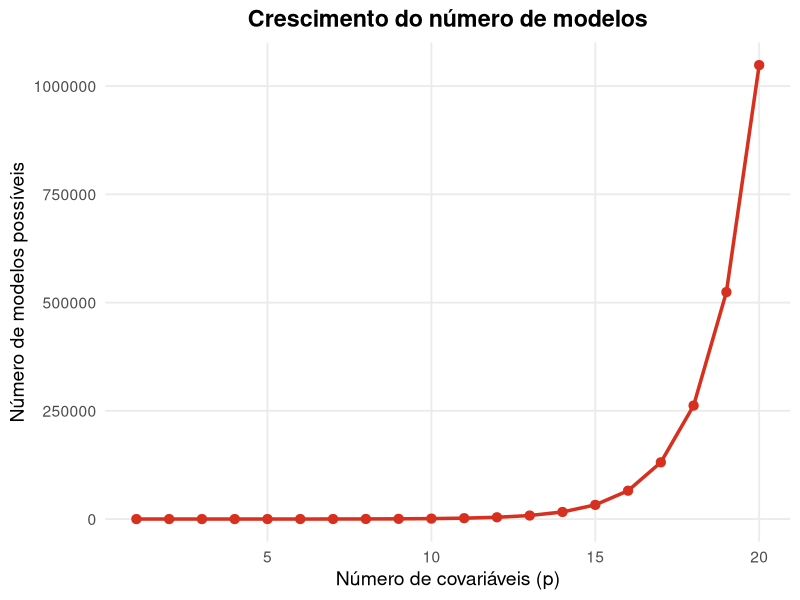
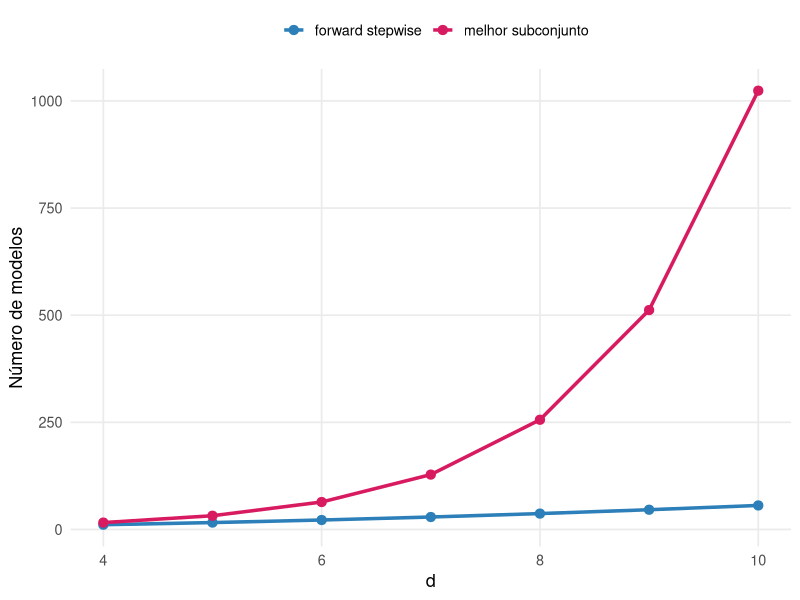
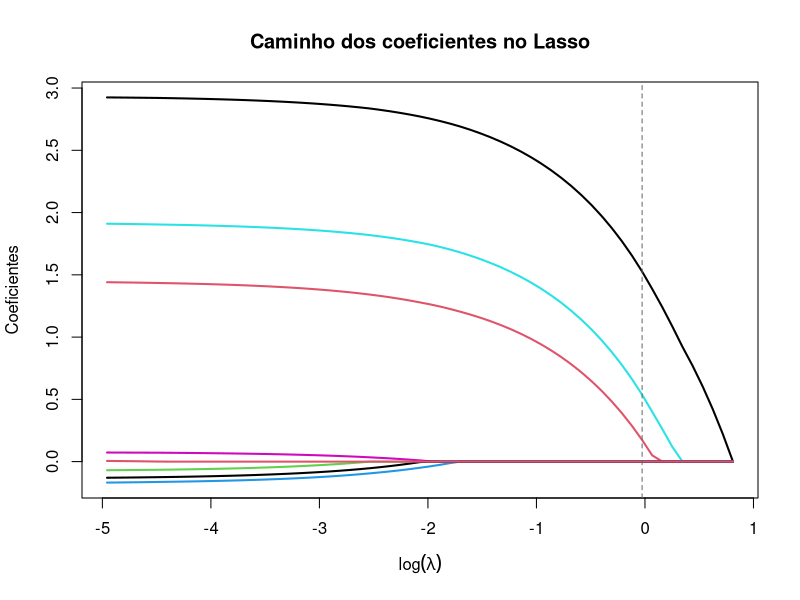

These charts were generated, in order, by the following R code:
## ---- chunk 1
#| echo: false
#| fig-width: 7
#| fig-height: 4
#| fig-align: center

library(ggplot2)

p <- 1:20
modelos <- 2^p

df <- data.frame(p, modelos)

ggplot(df, aes(p, modelos)) +
  geom_line(color = "#D7301F", linewidth = 1.2) +
  geom_point(color = "#D7301F", size = 2.8) +
  theme_minimal(base_size = 14) +
  labs(
    title = "Crescimento do número de modelos",
    x = "Número de covariáveis (p)",
    y = "Número de modelos possíveis"
  ) +
  theme(
    plot.title = element_text(hjust = 0.5, face = "bold"),
    panel.grid.minor = element_blank()
  )
## ---- chunk 2
#| echo: false
#| fig-width: 7
#| fig-height: 4
#| fig-align: center

library(ggplot2)

d <- 4:10

melhor_subconjunto <- 2^d
forward_stepwise <- 1 + d * (d + 1) / 2

df_plot <- data.frame(
  d = rep(d, 2),
  modelos = c(forward_stepwise, melhor_subconjunto),
  metodo = rep(c("forward stepwise", "melhor subconjunto"), each = length(d))
)

ggplot(df_plot, aes(x = d, y = modelos, color = metodo)) +
  geom_line(linewidth = 1.2) +
  geom_point(size = 2.8) +
  scale_color_manual(values = c(
    "forward stepwise" = "#2C7FB8",
    "melhor subconjunto" = "#D81B60"
  )) +
  theme_minimal(base_size = 13) +
  labs(
    x = "d",
    y = "Número de modelos",
    color = ""
  ) +
  theme(
    legend.position = "top",
    plot.title = element_text(hjust = 0.5, face = "bold"),
    panel.grid.minor = element_blank()
  )
## ---- chunk 3
#| echo: false
#| fig-width: 8
#| fig-height: 5
#| fig-align: center

library(glmnet)
library(ggplot2)

set.seed(123)

n <- 100
p <- 8

X <- matrix(rnorm(n * p), n, p)
beta_true <- c(3, 1.5, 0, 0, 2, 0, 0, 0)
y <- X %*% beta_true + rnorm(n, sd = 1)

fit_lasso <- glmnet(X, y, alpha = 1)

matplot(
  log(fit_lasso$lambda),
  t(as.matrix(fit_lasso$beta)),
  type = "l",
  lty = 1,
  lwd = 2,
  xlab = expression(log(lambda)),
  ylab = "Coeficientes",
  main = "Caminho dos coeficientes no Lasso"
)

abline(v = log(fit_lasso$lambda[which.min(abs(fit_lasso$lambda - 1))]),
       lty = 2, col = "gray40")
